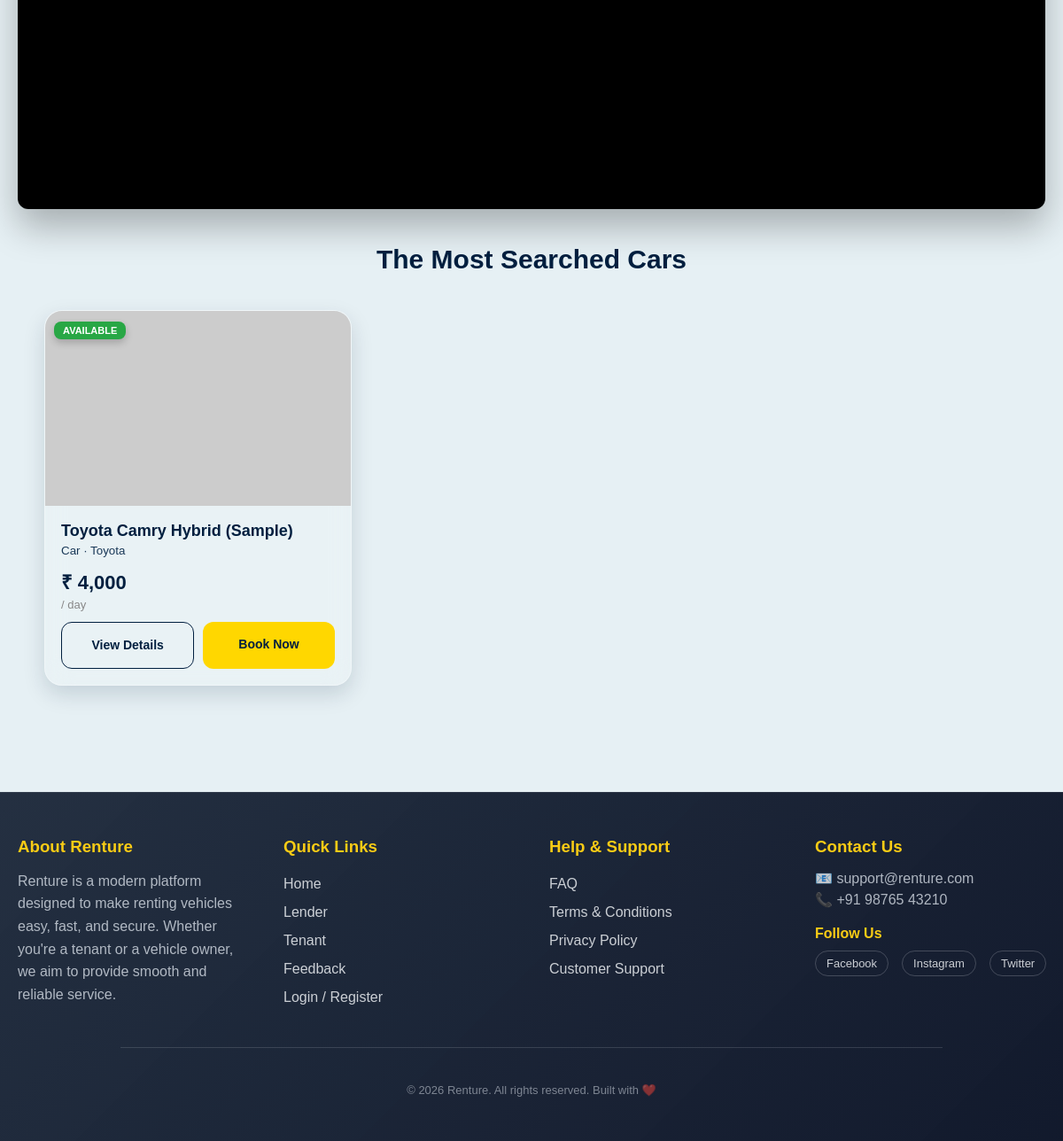
Page /pages/home.php (lower part) on the earlier database version.
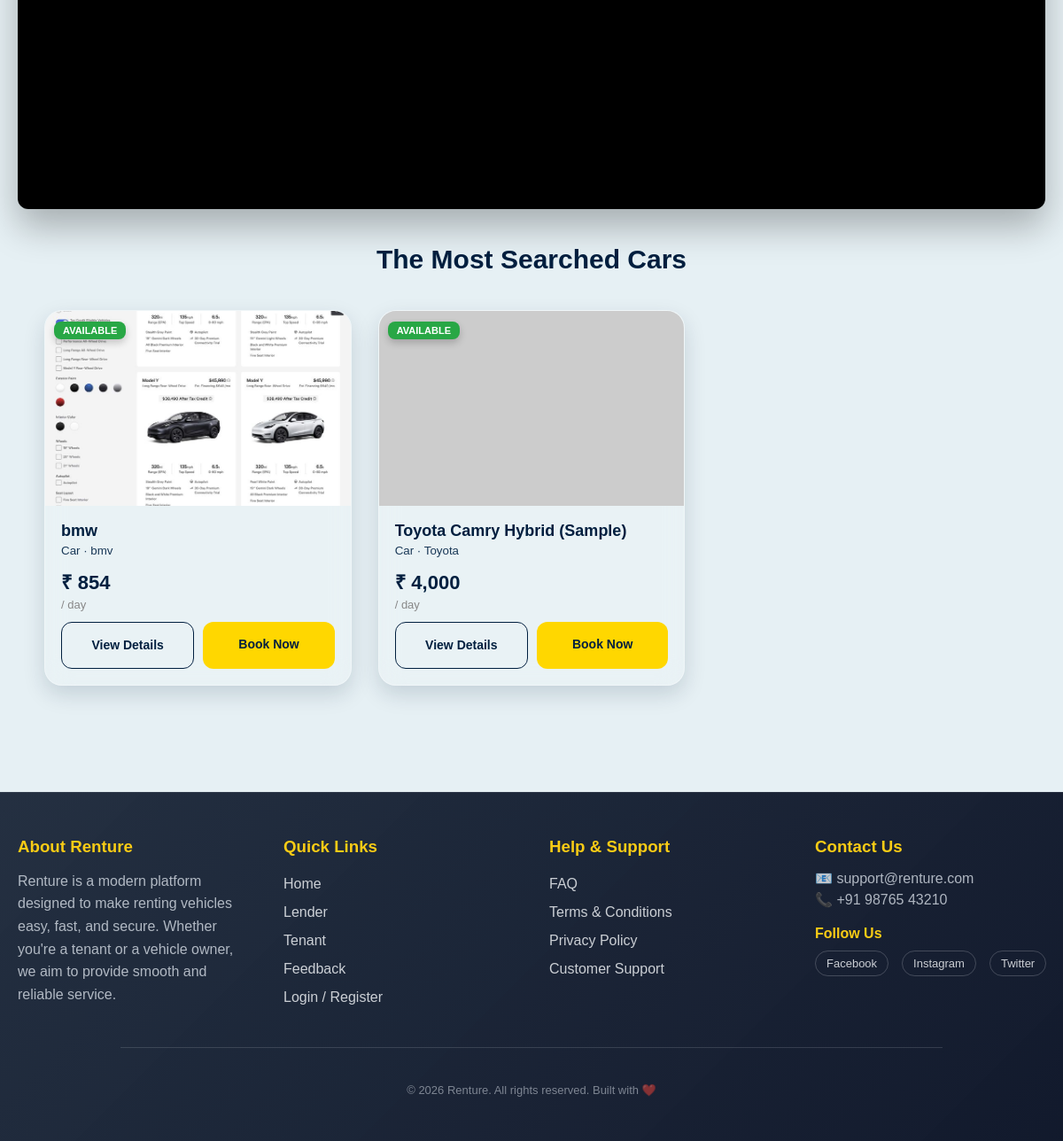
Same page on the later database version.
### tables this page shows
CREATE TABLE `vehicles` (
  `id` int(11) NOT NULL,
  `owner_id` int(11) NOT NULL,
  `vehicle_name` varchar(100) DEFAULT NULL,
  `brand` varchar(100) DEFAULT NULL,
  `model` varchar(100) DEFAULT NULL,
  `vehicle_type` varchar(20) DEFAULT NULL,
  `plate_number` varchar(50) DEFAULT NULL,
  `fuel_type` varchar(50) DEFAULT NULL,
  `color` varchar(50) DEFAULT NULL,
  `price` decimal(10,2) DEFAULT NULL,
  `discount` decimal(10,2) DEFAULT NULL,
  `final_price` decimal(10,2) DEFAULT NULL,
  `description` text DEFAULT NULL,
  `vehicle_condition` varchar(50) DEFAULT NULL,
  `features` text DEFAULT NULL,
  `status` varchar(50) DEFAULT NULL,
  `vehicle_image` varchar(255) DEFAULT NULL,
  `created_at` timestamp NOT NULL DEFAULT current_timestamp(),
  `condition` varchar(50) NOT NULL,
  `v_condition` varchar(50) DEFAULT NULL
);

### pages/home.php (the view, shortened to what this page needs)
<?php
include __DIR__ . '/../database/db_config.php';
$sql = "SELECT id, vehicle_name as name, price, vehicle_image as image, brand, model,
               vehicle_type as type, status as availability, fuel_type as fuel,
               plate_number as plate, color, v_condition as `condition`,
               description, features, discount, final_price
        FROM vehicles WHERE status = 'Available' LIMIT 3";
$result = $conn->query($sql);
$real_vehicles = [];
if ($result && $result->num_rows > 0) {
    while($row = $result->fetch_assoc()) {
        $real_vehicles[] = $row;
    }
}
$mock_vehicles = [
    [
        'id' => 1001,
        'name' => "Toyota Camry Hybrid (Sample)",
        'price' => 4000,
        'final_price' => 4000,
        'discount' => 0,
        'brand' => "Toyota",
        'model' => "Camry",
        'type' => "Car",
        'availability' => "Available",
        'fuel' => "Hybrid",
        'plate' => "SAMPLE-01",
        'color' => "White",
        'condition' => "Excellent",
        'description' => "A premium hybrid sedan for smooth city drives.",
        'features' => "GPS, Bluetooth, Sunroof",
        'image' => "https://images.unsplash.com/photo-1621007947382-bb3c3994e3fb?auto=format&fit=crop&q=80&w=400"
    ]
];
$home_listings = array_merge($real_vehicles, $mock_vehicles);
?>
<!DOCTYPE html>
<html lang="en">
<head>
    <link rel="stylesheet" href="../assets/css/style.css">
</head>
<body>
<div id="mainContent" class="main-content">
    <section class="video-banner">
        <div class="video-card">
            <video id="topVideo" src="../assets/video/Hailuo Video create a 3d video that has a c 446137454554259461.mp4" autoplay muted loop playsinline preload="metadata" style="width: 100%; border-radius: 20px;"></video>
        </div>
    </section>
    <h2 class="listings-title">The Most Searched Cars</h2>
    <div class="listings-container">
        <?php foreach($home_listings as $index => $v):
            $imgSrc = (isset($v['image']) && strpos($v['image'], 'http') === 0)
                      ? $v['image']
                      : '../' . ($v['image'] ?? 'assets/images/placeholder.jpg');
            $isAvailable = ($v['availability'] === "Available" || $v['availability'] == 1);
            $displayPrice = $v['final_price'] ?? $v['price'];
            $bookingUrl = "booking-preview.php?id=" . $v['id'] .
                          "&name=" . urlencode($v['name']) .
                          "&price=" . $displayPrice .
                          "&brand=" . urlencode($v['brand'] ?? 'N/A') .
                          "&model=" . urlencode($v['model'] ?? 'N/A') .
                          "&type=" . urlencode($v['type'] ?? 'Car') .
                          "&image=" . urlencode($imgSrc);
        ?>
        <div class="card">
            <div class="card-img">
                <img src="<?php echo $imgSrc; ?>" onerror="this.src='https://placehold.co/400x250?text=No+Preview'">
                <div class="badge <?php echo $isAvailable ? 'available' : 'unavailable'; ?>">
                    <?php echo $isAvailable ? 'Available' : 'Unavailable'; ?>
                </div>
            </div>
            <div class="card-body">
                <h4><?php echo $v['name']; ?></h4>
                <small><?php echo ($v['type'] ?? 'Vehicle') . ' · ' . ($v['brand'] ?? 'Sample'); ?></small>
                <div class="price-tag">
                    ₹ <?php echo number_format($displayPrice); ?>
                    <small style="font-size:13px; font-weight:normal; color:#888;">/ day</small>
                </div>
                <div class="btn-group">
                    <button onclick="viewDetails(<?php echo $index; ?>)" class="btn btn-details">View Details</button>
                    <a href="javascript:void(0);"
                       onclick="handleBookingRedirect('<?php echo $bookingUrl; ?>')"
                       class="btn btn-book <?php echo $isAvailable ? '' : 'disabled'; ?>" style="line-height: 2.2;">
                        Book Now
                    </a>
                </div>
            </div>
        </div>
        <?php endforeach; ?>
    </div>
</div>
<?php include __DIR__ . '/../includes/footer.php'; ?>
</body>
</html>

Differences in the rows shown:
added vehicles: shows a picture, status "AVAILABLE", vehicle_name "bmw", vehicle_type "Car", brand "bmv", final_price "854"
